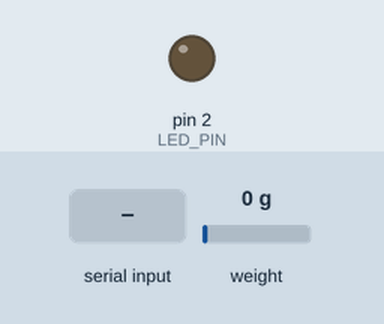
A sketch run on a simulated Arduino Uno, built with avr-gcc and run on an emulated ATmega328P. On the bench: output pins drawn as LEDs (lit = HIGH). Inputs (shaded band) come from the test bench; at power-on: weight on the scale 0 g. What the sketch prints to the serial monitor is not drawn.

Above: at 2.2 s.
2.3 s: "1\n" received over Serial
At 4.3 s:
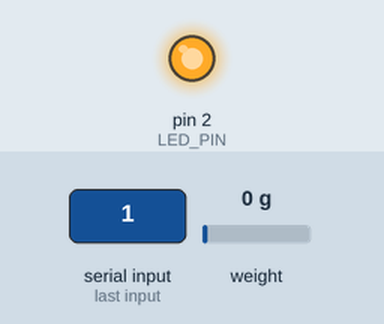
Timing chart, 0 to 9.9 s (numbered marks = the images above; inputs shaded):
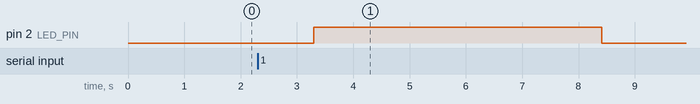

The sketch:

getWeight.ino
```cpp
#include "HX711.h"

// #define calibration_factor -740.0
#define calibration_factor -620.0

#define DOUT 19
#define CLK  18

HX711 scale;
#define MAX_BUFF_LEN        255
#define CMD_BUFF_LEN        6

// Satates of the LED
#define READ_STATE             0       // Normal blinking state
#define TARE_STATE             1       // ON for delay state
#define IDLE_STATE             2       // OFF for delay state
#define H_STATE             3       // Halt state

// LED configs
#define LED_PIN             2
#define DEFAULT_DELAY       1000

unsigned long prev_time;

float runTrial();


void setup() {
  Serial.begin(115200);
  //Serial.println("HX711 scale demo");

  scale.begin(DOUT, CLK);
  scale.set_scale(calibration_factor);
  scale.tare();

  pinMode(2,OUTPUT);

}

void loop() {


  while (!Serial.available());
    //Serial.println('hello');

    int x = Serial.readString().toInt();

    switch (x) {
      case 1:
        digitalWrite(2,HIGH);
        Serial.println(runTrial(), 1); //scale.get_units() returns a float
        digitalWrite(2, LOW);
      case 2:
        scale.tare();
    }


  }


float runTrial(){

  unsigned long timed_event;
  unsigned long current_time = millis();
  unsigned long start_time = current_time;
  const int interval = 5000;
  float maxForce = 0;

  while (current_time - start_time <= interval) {
    current_time = millis();
    if(abs(scale.get_units())>maxForce){
      maxForce = scale.get_units();
     }
  }
   return maxForce;
 }
```

Measured:
- after the input at 2.3 s, pin 2 (LED_PIN): LOW → HIGH after 1.0 s, → LOW 5.1 s later
